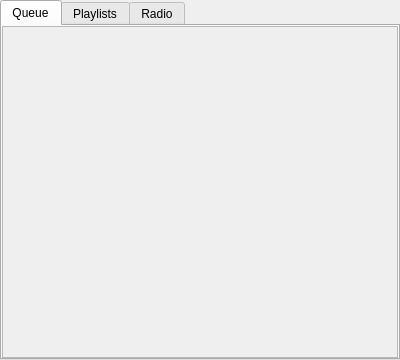
<?xml version="1.0" encoding="UTF-8"?>
<ui version="4.0">
 <class>MusicList</class>
 <widget class="QWidget" name="MusicList">
  <property name="geometry">
   <rect>
    <x>0</x>
    <y>0</y>
    <width>400</width>
    <height>360</height>
   </rect>
  </property>
  <property name="windowTitle">
   <string>Form</string>
  </property>
  <layout class="QVBoxLayout" name="verticalLayout">
   <property name="leftMargin">
    <number>0</number>
   </property>
   <property name="topMargin">
    <number>0</number>
   </property>
   <property name="rightMargin">
    <number>0</number>
   </property>
   <property name="bottomMargin">
    <number>0</number>
   </property>
   <item>
    <widget class="QTabWidget" name="tabListMusic">
     <property name="focusPolicy">
      <enum>Qt::WheelFocus</enum>
     </property>
     <property name="currentIndex">
      <number>0</number>
     </property>
     <property name="documentMode">
      <bool>false</bool>
     </property>
     <widget class="QWidget" name="tab">
      <property name="sizePolicy">
       <sizepolicy hsizetype="Preferred" vsizetype="Minimum">
        <horstretch>0</horstretch>
        <verstretch>0</verstretch>
       </sizepolicy>
      </property>
      <attribute name="title">
       <string>Queue</string>
      </attribute>
      <layout class="QHBoxLayout" name="horizontalLayout">
       <property name="spacing">
        <number>0</number>
       </property>
       <property name="leftMargin">
        <number>0</number>
       </property>
       <property name="topMargin">
        <number>0</number>
       </property>
       <property name="rightMargin">
        <number>0</number>
       </property>
       <property name="bottomMargin">
        <number>0</number>
       </property>
       <item>
        <widget class="QScrollArea" name="scrollArea">
         <property name="widgetResizable">
          <bool>true</bool>
         </property>
         <widget class="QWidget" name="Qwidget">
          <property name="geometry">
           <rect>
            <x>0</x>
            <y>0</y>
            <width>392</width>
            <height>329</height>
           </rect>
          </property>
          <layout class="QVBoxLayout" name="verticalLayout_3">
           <property name="spacing">
            <number>0</number>
           </property>
           <property name="leftMargin">
            <number>0</number>
           </property>
           <property name="topMargin">
            <number>0</number>
           </property>
           <property name="rightMargin">
            <number>0</number>
           </property>
           <property name="bottomMargin">
            <number>0</number>
           </property>
           <item>
            <layout class="QVBoxLayout" name="layaoutPlayMusicList">
             <property name="spacing">
              <number>5</number>
             </property>
             <item>
              <spacer name="verticalSpacer">
               <property name="orientation">
                <enum>Qt::Vertical</enum>
               </property>
               <property name="sizeHint" stdset="0">
                <size>
                 <width>0</width>
                 <height>0</height>
                </size>
               </property>
              </spacer>
             </item>
            </layout>
           </item>
          </layout>
         </widget>
        </widget>
       </item>
      </layout>
     </widget>
     <widget class="QWidget" name="Playlists_3">
      <attribute name="title">
       <string>Playlists</string>
      </attribute>
      <layout class="QVBoxLayout" name="verticalLayout_2">
       <property name="leftMargin">
        <number>0</number>
       </property>
       <property name="topMargin">
        <number>0</number>
       </property>
       <property name="bottomMargin">
        <number>0</number>
       </property>
       <item>
        <layout class="QVBoxLayout" name="Playlists"/>
       </item>
      </layout>
     </widget>
     <widget class="QWidget" name="tab_2">
      <attribute name="title">
       <string>Radio</string>
      </attribute>
      <layout class="QVBoxLayout" name="verticalLayout_5">
       <property name="spacing">
        <number>0</number>
       </property>
       <property name="leftMargin">
        <number>0</number>
       </property>
       <property name="topMargin">
        <number>0</number>
       </property>
       <property name="rightMargin">
        <number>0</number>
       </property>
       <property name="bottomMargin">
        <number>0</number>
       </property>
       <item>
        <layout class="QVBoxLayout" name="radio"/>
       </item>
      </layout>
     </widget>
    </widget>
   </item>
  </layout>
 </widget>
 <resources/>
 <connections/>
</ui>
